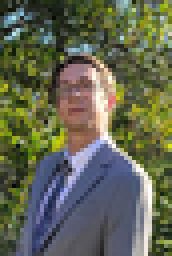
#> input picture HTML-Code/Senior Design Website/assets/img/team/image5.png, 43 x 64 px, shrunk from 175 x 259 before the run, found by its file name (shown 4 times larger)
$ python 'TLH street cam.py'
#> lines starting #> are read from the running program, lines starting #| are printed output that depends on the picture
# -*- coding: utf-8 -*-
"""
@author: Scottie
"""

import matplotlib.pyplot as plt
import matplotlib.image as img
import time
import urllib.request


urllib.request.urlretrieve("https://talgovsvcp.talgov.net/TallahasseeAtmsWeb/cctvimages/video046.jpg",'image1.jpg')
urllib.request.urlretrieve("https://talgovsvcp.talgov.net/TallahasseeAtmsWeb/cctvimages/video098.jpg","image2.jpg")
urllib.request.urlretrieve("https://talgovsvcp.talgov.net/TallahasseeAtmsWeb/cctvimages/video037.jpg","image3.jpg")
urllib.request.urlretrieve("https://talgovsvcp.talgov.net/TallahasseeAtmsWeb/cctvimages/video038.jpg","image4.jpg")
#> (this line was passed over: the network is not available in this run)

img1=img.imread('image1.jpg')
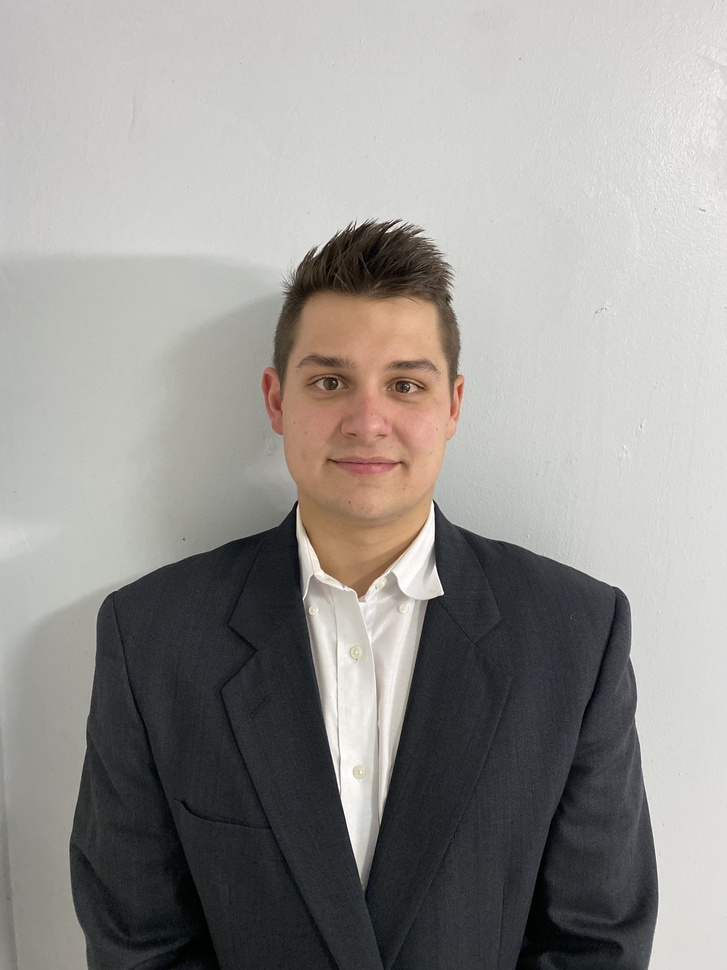
#> img1: shape (970, 727, 3); mean R, G, B 150.1, 148.2, 144.7
img2=img.imread('image2.jpg')
#> img2 is the input picture: shape (64, 43, 4) float32; mean R, G, B, A 0.388, 0.403, 0.322, 1
img3=img.imread('image3.jpg')
#> (the run stopped early here; a loop or call above may not have finished)
